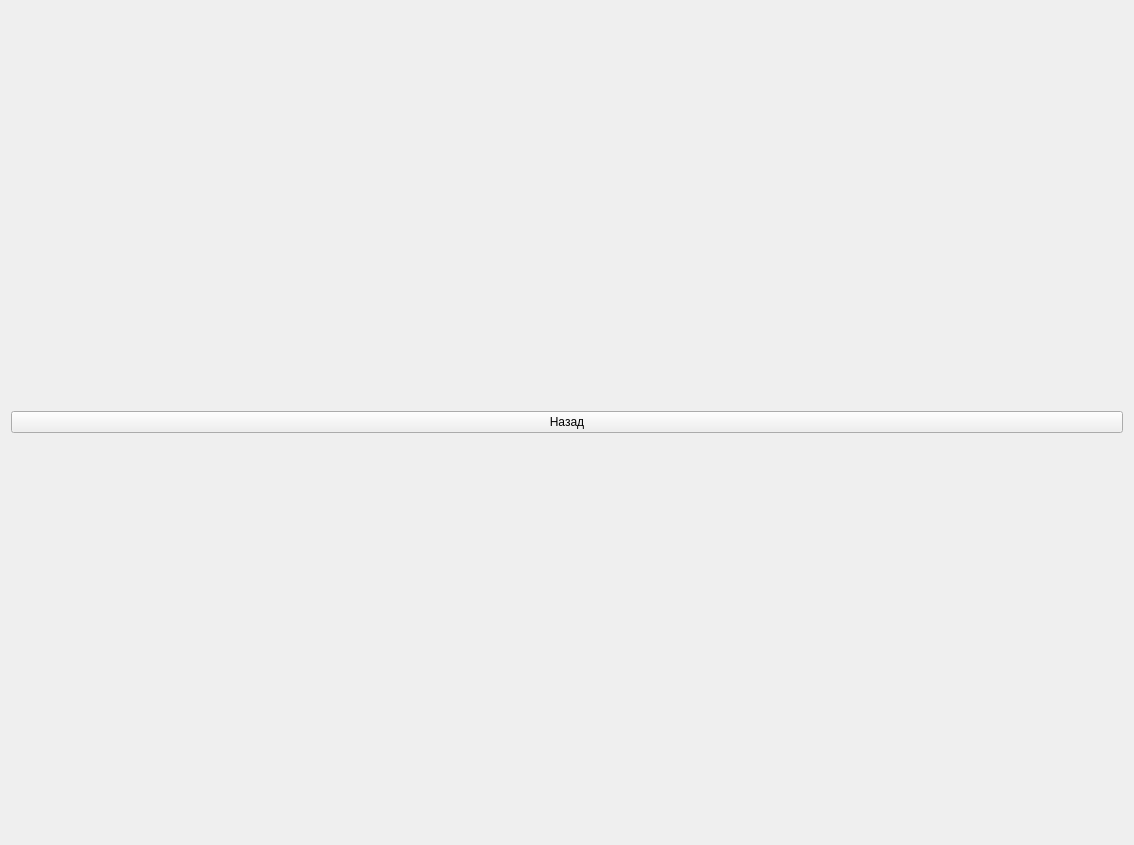
<?xml version="1.0" encoding="UTF-8"?>
<ui version="4.0">
 <class>MusicBrowser</class>
 <widget class="QWidget" name="MusicBrowser">
  <property name="geometry">
   <rect>
    <x>0</x>
    <y>0</y>
    <width>1134</width>
    <height>845</height>
   </rect>
  </property>
  <property name="minimumSize">
   <size>
    <width>100</width>
    <height>100</height>
   </size>
  </property>
  <property name="windowTitle">
   <string>Aua</string>
  </property>
  <layout class="QVBoxLayout" name="verticalLayout">
   <item>
    <widget class="QPushButton" name="backButton">
     <property name="cursor">
      <cursorShape>PointingHandCursor</cursorShape>
     </property>
     <property name="text">
      <string>Назад</string>
     </property>
    </widget>
   </item>
  </layout>
 </widget>
 <resources/>
 <connections/>
</ui>
